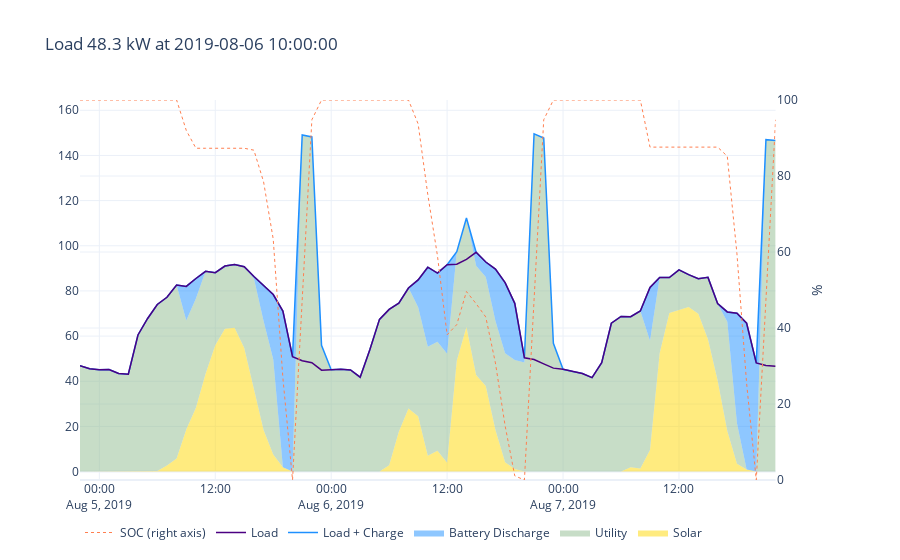

Here is the notebook cell this chart was saved with:
### Markdown cell above
## Perfect

### Code cell
load_at_peak = dispatch_perfect.loc[t_peak,'grid']

f = plotly_stacked(dispatch_perfect.loc[begin:end],
                    solar='pv',
                    load='load',
                    load_forecast='load_forecast',
                    batt='batt',
                    utility='grid',
                    soc='soc',
                    theme='plotly_white',
                    title=f'Load {load_at_peak:.1f} kW at {t_peak}')
